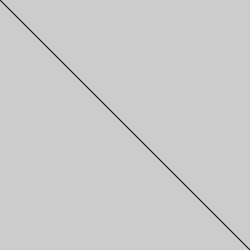
Frame 1 (no input)
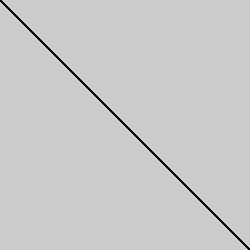
Frame 60 (the mouse pressed at the canvas centre just before this capture)
Frame 120 (the mouse held since frame 60 and released just before this capture): identical to frame 60, image omitted

The Processing sketch that drew these frames (run headless with seeded random() and noise(); from frame 60 on, the mouse is pressed at the canvas centre):

// Processing sketch: project_0
// ── project_0.pde
// Hello World sketch, draws a line
void setup() {
	size(250,250);
}

void draw() {
	line(0,0,250,250);
}
